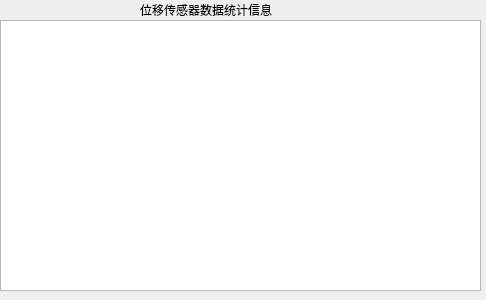
<?xml version="1.0" encoding="UTF-8"?>
<ui version="4.0">
 <class>Diastatisticsmana1</class>
 <widget class="QDialog" name="Diastatisticsmana1">
  <property name="geometry">
   <rect>
    <x>0</x>
    <y>0</y>
    <width>486</width>
    <height>300</height>
   </rect>
  </property>
  <property name="windowTitle">
   <string>Dialog</string>
  </property>
  <widget class="QLabel" name="label">
   <property name="geometry">
    <rect>
     <x>140</x>
     <y>0</y>
     <width>181</width>
     <height>21</height>
    </rect>
   </property>
   <property name="text">
    <string>&lt;html&gt;&lt;head/&gt;&lt;body&gt;&lt;p&gt;位移传感器数据统计信息&lt;/p&gt;&lt;/body&gt;&lt;/html&gt;</string>
   </property>
  </widget>
  <widget class="QTableView" name="ID_1_10">
   <property name="geometry">
    <rect>
     <x>0</x>
     <y>20</y>
     <width>481</width>
     <height>271</height>
    </rect>
   </property>
  </widget>
 </widget>
 <resources/>
 <connections/>
</ui>
